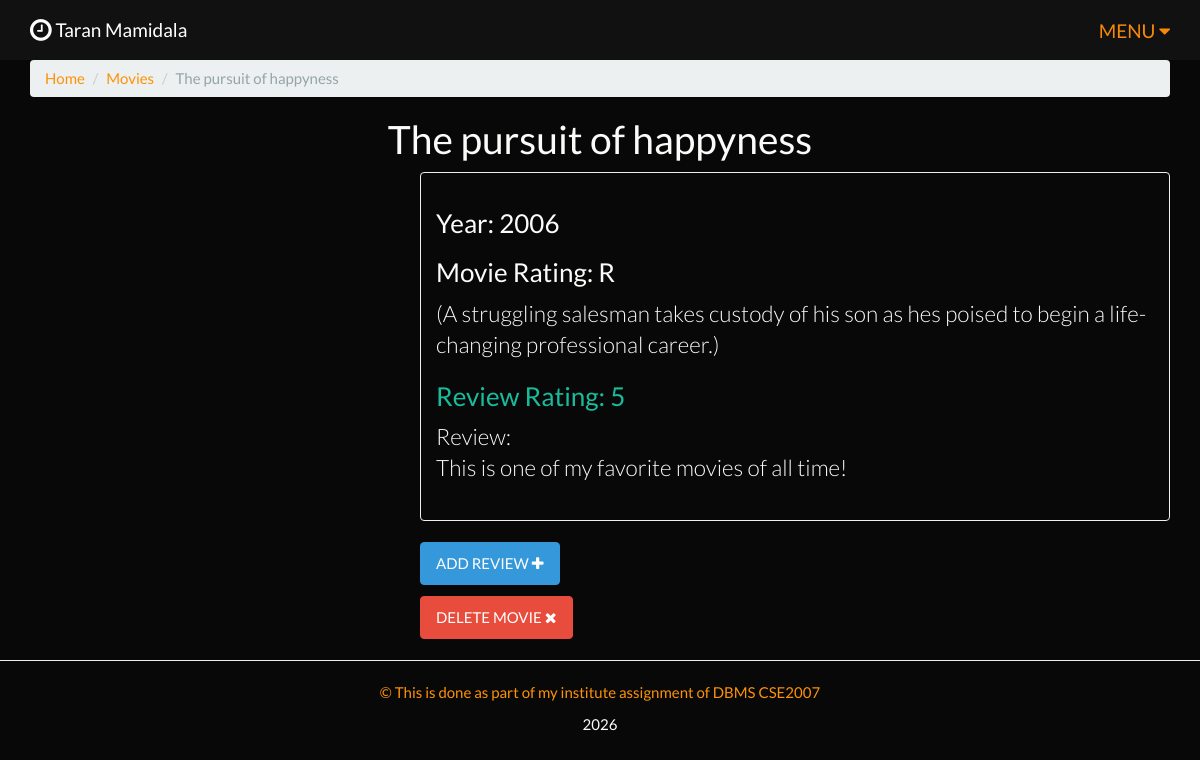
The page /moviedetails.php?id=5 on the database its author committed.
### tables this page shows
CREATE TABLE `movies` (
  `movie_id` int(11) unsigned NOT NULL AUTO_INCREMENT,
  `movie_name` varchar(255) NOT NULL DEFAULT '',
  `movie_year` int(4) NOT NULL,
  `movie_rating` varchar(10) NOT NULL DEFAULT '',
  `movie_overview` varchar(255) DEFAULT NULL,
  `movie_img` varchar(200) NOT NULL,
  PRIMARY KEY (`movie_id`)
);

CREATE TABLE `reviews` (
  `review_id` int(11) unsigned NOT NULL AUTO_INCREMENT,
  `review_movie_id` int(11) unsigned NOT NULL,
  `review_rating` int(11) NOT NULL,
  `review_description` varchar(255) NOT NULL DEFAULT '',
  PRIMARY KEY (`review_id`),
  KEY `movies_foreign_key` (`review_movie_id`),
  CONSTRAINT `movies_foreign_key` FOREIGN KEY (`review_movie_id`) REFERENCES `movies` (`movie_id`) ON DELETE CASCADE ON UPDATE CASCADE
);

### includes/database.php (called while the page is built, shortened)
<?php
	$tblMovies = "movies";
	$tblReviews = "reviews";
?>

### moviedetails.php (the view, shortened to what this page needs)
<?php
require_once('includes/database.php');
$id = $_GET['id'];
$query_str = "SELECT * FROM $tblMovies WHERE movie_id = '" . $id . "'";
$review_str = "SELECT review_rating, review_description FROM $tblReviews WHERE reviews.review_movie_id=" . $id . "";
$result = $conn->query($query_str);
$review_result = $conn->query($review_str);
if (!$result || !$review_result) {
	$errno = $conn->errno;
	$errmsg = $conn->error;
	echo "Selection failed with: ($errno) $errmsg<br/>\n";
	$conn->close();
	exit;
} else {
	$result_row = $result->fetch_assoc();
	require_once ('includes/header.php');
	?>
	<div class="container wrapper">
	<ul class="breadcrumb">
		<li><a href="index.php">Home</a></li>
		<li><a href="movies.php">Movies</a></li>
		<li class="active"><?php echo $result_row['movie_name'] ?></li>
	</ul>
	<h1 class="text-center"><?php echo $result_row['movie_name'] ?></h1>
	<div class="row">
		<div class="col-xs-3 col-xs-offset-1">
		</div>
		<div class="col-xs-8">
			<div class="panel panel-default">
				<div class="panel-body">
					<h3>Year: <?php echo $result_row['movie_year'] ?></h3>
					<h3>Movie Rating: <?php echo $result_row['movie_rating'] ?></h3>
					<p class="lead"><?php echo $result_row['movie_overview'] ?></p>
					<?php for ($i = 0; $i < 5; $i++ ) :
						while ( $review_result_row = $review_result->fetch_assoc() ) : ?>
					<h3 class="<?php
					if ($review_result_row['review_rating'] > 4 ){
						echo 'text-success';
					} elseif ( $review_result_row['review_rating'] < 2 ) {
						echo 'text-danger';
					}
					?>">Review Rating: <?php echo $review_result_row['review_rating'] ?></h3>
					<p class="lead">Review: <br/><?php echo $review_result_row['review_description'] ?></p>
					<?php endwhile; endfor;  ?>
				</div>
			</div>
				<p>
					<a class="btn btn-info" href="addreview.php?id=<?php echo $result_row['movie_id'] ?>" role="button">ADD REVIEW <i class="fa fa-plus"></i></a></p>
						<a class="btn btn-danger" href="deletemovie.php?id=<?php echo $result_row['movie_id']; ?>">DELETE MOVIE <i class="fa fa-close"></i></a>
		</div>
	</div>
<?php } ?>
</div>
<?php
include_once('includes/footer.php');

### rows shown on the page
movies: movie_name "The pursuit of happyness", movie_year "2006", movie_rating "R", movie_overview "(A struggling salesman takes custody of his son as hes poised to begin a life-changing professional career.)"
reviews: review_rating "5", review_description "This is one of my favorite movies of all time!"
